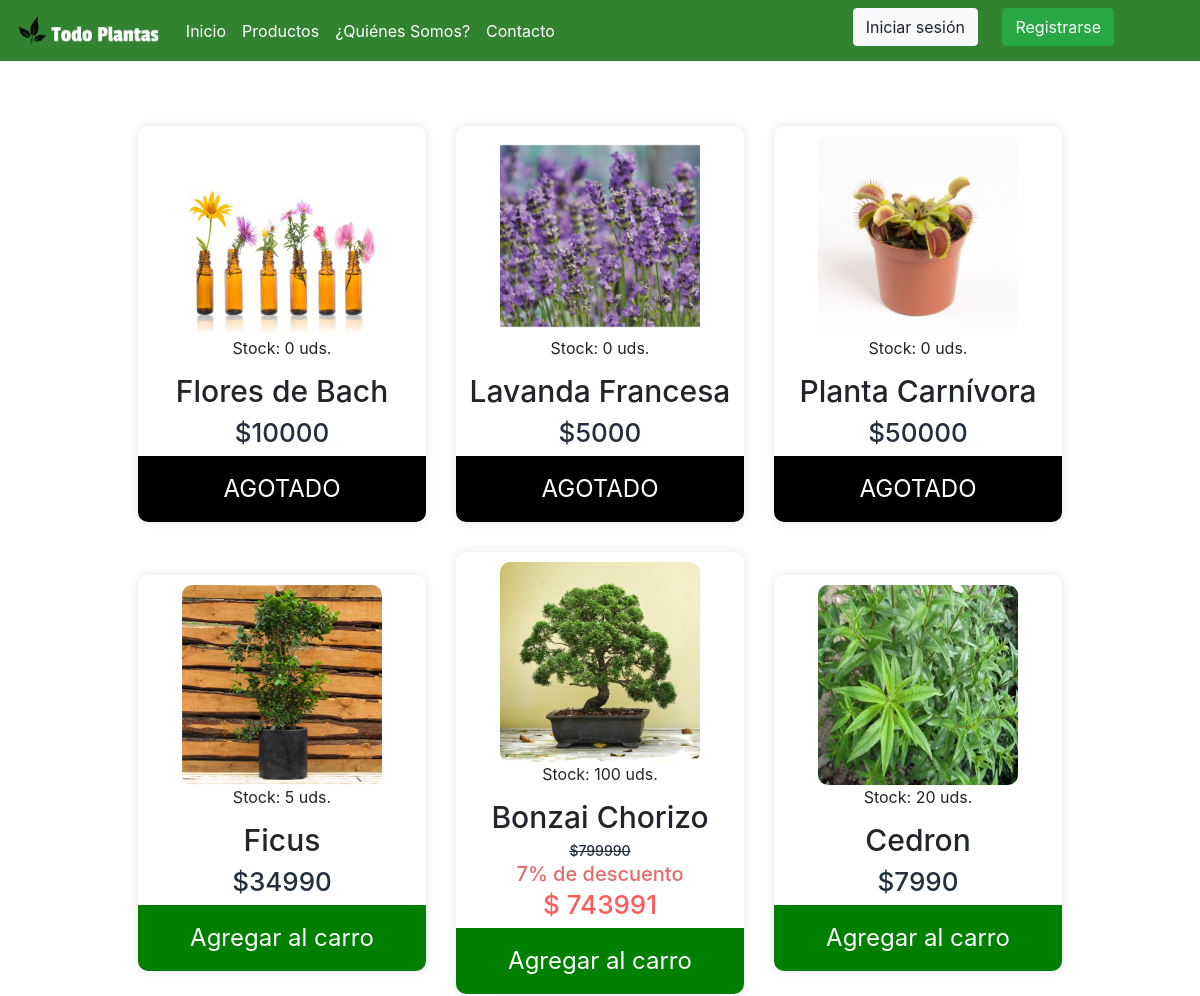
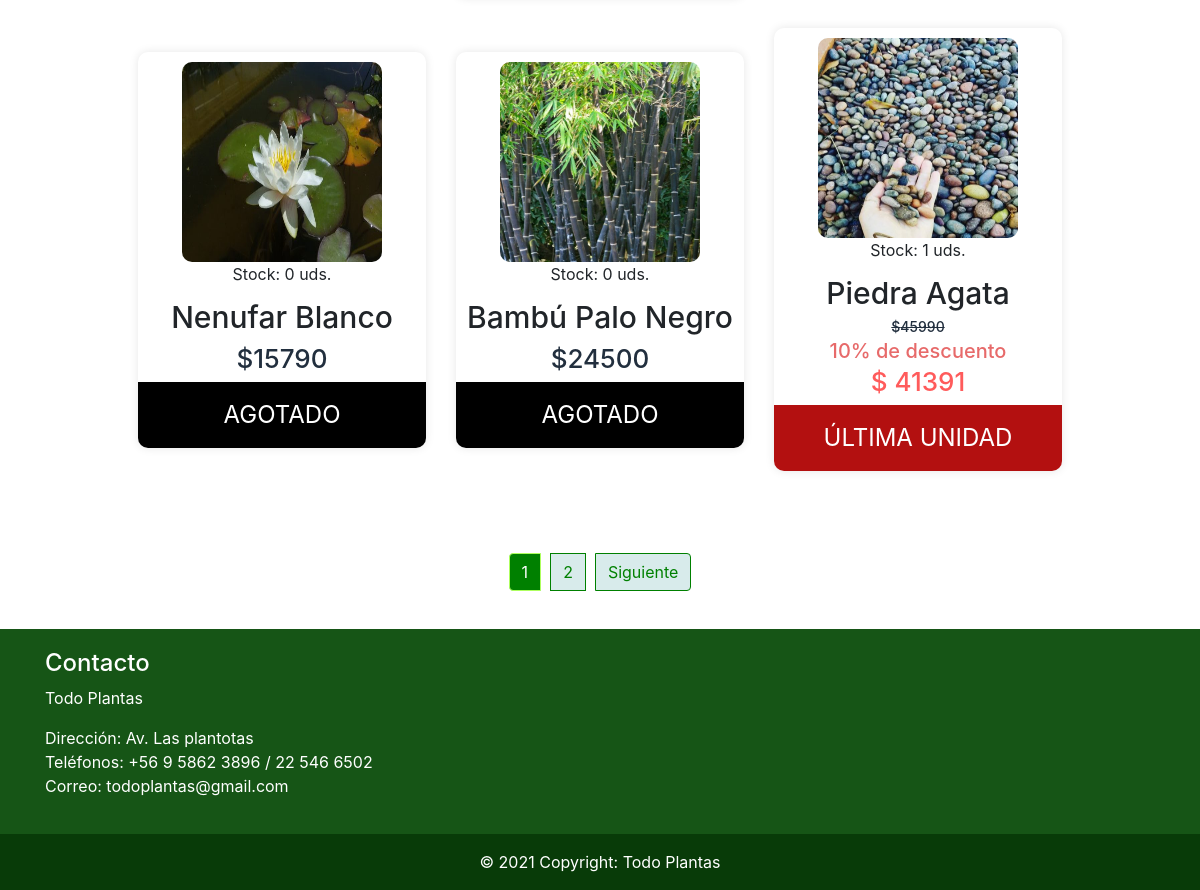
/productos/, run on the app's committed database (2 pictures, top to bottom).
### app/models.py (models this page shows, shortened)
class Producto(models.Model):
    nombre = models.CharField(max_length=40)
    precio = models.IntegerField()
    imagen = models.ImageField(null=True, blank=True, upload_to= "productos")
    descripcion = models.CharField(max_length=60)
    tipo = models.ForeignKey(TipoProducto, on_delete=models.CASCADE)
    fecha = models.DateField()
    descuento = models.IntegerField()
    stock = models.IntegerField()
    def calcular_descuento(self):
        if self.descuento > 0:
            des = round(self.precio - self.precio*((self.descuento )/100))
        return des

### app/views.py (the view)
# urls.py: path('productos/', productos, name="productos"),
def productos(request):
    productoAll = Producto.objects.all()
    page = request.GET.get('page', 1)
    try:
        paginator = Paginator(productoAll, 9)
        productoAll = paginator.page(page)
    except:
        raise Http404
    datos = {
        'listaProductos' : productoAll,
        'paginator': paginator
    }
    return render(request, 'app/productos.html', datos)

### app/templates/app/productos.html (shortened to what this page needs)
{% extends 'app/base.html' %} {% load static %} {% block contenido %}
<div class="container-fluid cardfachera">
    <div class="row">
        <div class="gallery">
            {% for aux in listaProductos %}
            <div class="content">
                {% if aux.imagen %}
                <img src="{{aux.imagen.url}}">
                {% else %}
                <img src="{% static 'app/img/noimagen.jpg' %}">
                {% endif %}
                <h10>Stock: {{ aux.stock }} uds.</h10>
                <h3>{{ aux.nombre }}</h3>
                {% if aux.descuento > 0 %}
                <h6 style="text-decoration: line-through; font-size: 14px;"> ${{ aux.precio }}</h6>
                {% ifequal user.groups.all.0.name "Suscriptor" %}
                <h6 style="color: rgb(231, 106, 106); font-size: 20px;">{{ aux.descuento_suscriptor }}% de descuento de suscriptor</h6>
                {% else %}
                <h6 style="color: rgb(231, 106, 106); font-size: 20px;">{{ aux.descuento }}% de descuento</h6>
                {% endifequal %}
                {% ifequal user.groups.all.0.name "Suscriptor" %}
                <h6 style="color: rgb(255, 91, 91);">$ {{aux.calcular_descuento_sus}} </h6>
                {% else %}
                <h6 style="color: rgb(255, 91, 91);">$ {{ aux.calcular_descuento}} </h6>
                {% endifequal %}
                {% endif %}
                {% if aux.descuento == 0 %}
                {% if user.groups.all.0.name != "Suscriptor" %}
                <h6> ${{ aux.precio }}</h6>
                {% endif %}
                {% endif %}
                {% if aux.stock == 0 %}
                <button style="background-color: black;" class="buy-1">AGOTADO</button>
                {% elif aux.stock == 1 %}
                <button style="background-color: rgb(179, 16, 16);" class="buy-1">ÚLTIMA UNIDAD</button>
                {% else %}
                <button class="buy-1">Agregar al carro</button> {% endif %}
            </div>
            {% endfor %}
        </div>
    </div>
    <div style="margin-top: 1%; margin-bottom: 1.5%;">
        {% include 'app/paginator.html' %}
    </div>
</div>
{% endblock %}

### app/static/app/css/style.css (style rules this page uses)
.cardfachera h3 { text-align: center; font-size: 30px; margin-top: 1%; padding-top: 10px; }
.cardfachera .gallery { display: flex; flex-wrap: wrap; width: 100%; justify-content: center; align-items: center; margin: 50px 0; }
.cardfachera .content { width: 24%; margin: 15px; box-sizing: border-box; float: left; text-align: center; border-radius: 10px; border-top-right-radius: 10px; border-bottom-right-radius: 10px; padding-top: 10px; box-shadow: 0 0 10px rgba(0, 0, 0, 0.1); transition: .4s; }
.cardfachera img { width: 200px; height: 200px; text-align: center; margin: 0 auto; display: block; border-radius: 5%; }
.cardfachera h6 { font-size: 26px; text-align: center; color: #222f3e; margin-bottom: 1%; }
.cardfachera button { text-align: center; font-size: 24px; color: #fff; width: 100%; padding: 15px; border: 0px; outline: none; cursor: pointer; margin-top: 5px; border-bottom-right-radius: 10px; border-bottom-left-radius: 10px; }
.cardfachera .buy-1 { background-color: green; }

### data on the page
Producto: imagen (picture), stock "0", nombre "Flores de Bach", precio "10000", shows "AGOTADO"
Producto: imagen (picture), stock "0", nombre "Lavanda Francesa", precio "5000", shows "AGOTADO"
Producto: imagen (picture), stock "0", nombre "Planta Carnívora", precio "50000", shows "AGOTADO"
Producto: imagen (picture), stock "5", nombre "Ficus", precio "34990", shows "Agregar al carro"
Producto: imagen (picture), stock "100", nombre "Bonzai Chorizo", precio "799990", descuento "7", calcular_descuento "743991", shows "Agregar al carro"
Producto: imagen (picture), stock "20", nombre "Cedron", precio "7990", shows "Agregar al carro"
Producto: imagen (picture), stock "0", nombre "Nenufar Blanco", precio "15790", shows "AGOTADO"
Producto: imagen (picture), stock "0", nombre "Bambú Palo Negro", precio "24500", shows "AGOTADO"
Producto: imagen (picture), stock "1", nombre "Piedra Agata", precio "45990", descuento "10", calcular_descuento "41391", shows "ÚLTIMA UNIDAD"

### other printed values
{{ page }} "1" "2"
